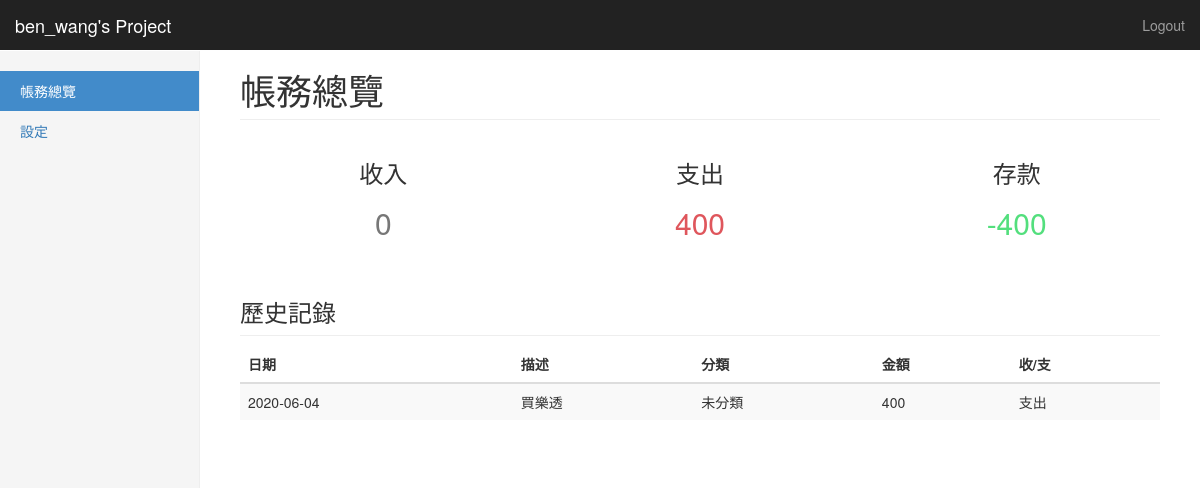
Before: / (signed in) with the older database file.
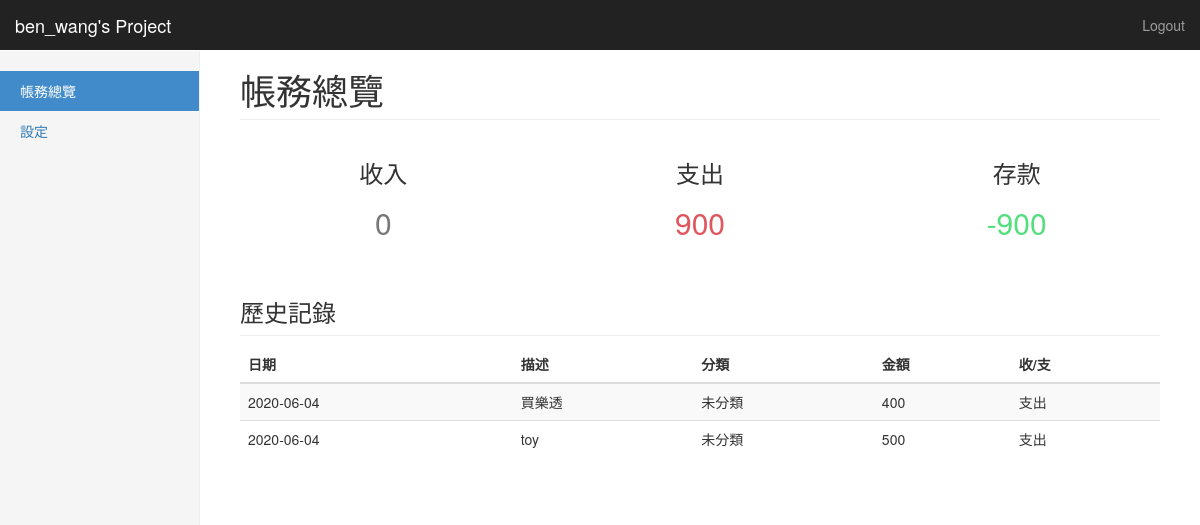
After: the same page with the newer database file.
### app/models.py (models this page shows, shortened)
class Record(models.Model):
    date = models.DateField()
    description = models.CharField(max_length=300)
    category = models.ForeignKey(Category,on_delete=models.SET_NULL,null=True)
    cash = models.IntegerField()
    balance_type = models.CharField(max_length=2,choices=BALANCE_TYPE)
    user = models.CharField(max_length=64, default='ben_wang')

class Category(models.Model):
    category = models.CharField(max_length=20)
    user = models.CharField(max_length=64, default='ben_wang')
    def __str__(self):
        return self.category

### app/views.py (the view)
# urls.py: path('', views.index),
@login_required
def index(request):
    user = request.user
    record_form = RecordForm(initial={'balance_type': '支出', 'category': '1', 'user': user})
    records = Record.objects.filter(user=user)
    income_list = [record.cash for record in records if record.balance_type == '收入']
    outcome_list = [record.cash for record in records if record.balance_type == '支出']
    income = sum(income_list) if len(income_list) != 0 else 0
    outcome = sum(outcome_list) if len(outcome_list) != 0 else 0
    net = income - outcome
    return render(request, 'app/index.html', locals())

### app/templates/app/index.html
{% extends 'app/base.html' %}
{% block content %}
<div class="container-fluid">
  <div class="row">
    <div class="col-sm-3 col-md-2 sidebar">
      <ul class="nav nav-sidebar">
        <li class="active"><a href="/">帳務總覽</a></li>
        <li><a href="/settings">設定</a></li>
      </ul>
    </div>
    <div class="col-sm-9 col-sm-offset-3 col-md-10 col-md-offset-2 main">
      <h1 class="page-header">帳務總覽</h1>
      <div class="row placeholders">
        <div class="col-xs-8 col-sm-4 placeholder">
          <h3>收入</h3>
          <span class="text-muted"><h2>{{ income }}</h2></span>
        </div>
        <div class="col-xs-8 col-sm-4 placeholder">
          <h3>支出</h3>
          <span class="text-muted"><h2><font color="#DF565C">{{ outcome }}</font></h2></span>
        </div>
        <div class="col-xs-8 col-sm-4 placeholder">
          <h3>存款</h3>
          <span class="text-muted"><h2><font color="#53DF7D">{{ net }}</font></h2></span>
        </div>
      </div>
      <h3 class="sub-header">歷史記錄</h3>
      <div class="table-responsive">
        <table class="table table-striped">
          <thead>
            <tr>
              <th>日期</th>
              <th>描述</th>
              <th>分類</th>
              <th>金額</th>
              <th>收/支</th>
            </tr>
          </thead>
          <tbody>
            {% for record in  records %}
            <tr>
              <td>{{record.date | date:"Y-m-d"}}</td>
              <td>{{record.description}}</td>
              <td>{{record.category}}</td>
              <td>{{record.cash}}</td>
              <td>{{record.balance_type}}</td>
            </tr>
            {% endfor %}
          </tbody>
        </table>
      </div>
    </div>
  </div>
</div>
{% endblock %}

### app/templates/app/base.html (shortened to what this page needs)
{% load static %}
<!DOCTYPE html>
<html lang="en">
  <head>
    <link href="{% static 'css/bootstrap.min.css' %}" rel="stylesheet">
    <link href="{% static 'css/dashboard.css' %}" rel="stylesheet">
  </head>
  <body>
    <nav class="navbar navbar-inverse navbar-fixed-top">
      <div class="container-fluid">
        <div class="navbar-header">
          <a class="navbar-brand" href="#">{{ user }}'s Project</a>
        </div>
        <div id="navbar" class="navbar-collapse collapse">
          <ul class="nav navbar-nav navbar-right">
            <li><a href="/accounts/logout">Logout</a></li>
          </ul>
        </div>
      </div>
    </nav>
    {% block content %}{% endblock %}
  </body>
</html>

Changed rows visible on the page:
added Record: date "2020-06-04", description "toy", category "未分類", cash "500", balance_type "支出"
Other visible differences:
{{ outcome }}: "400" → "900"
{{ net }}: "-400" → "-900"
